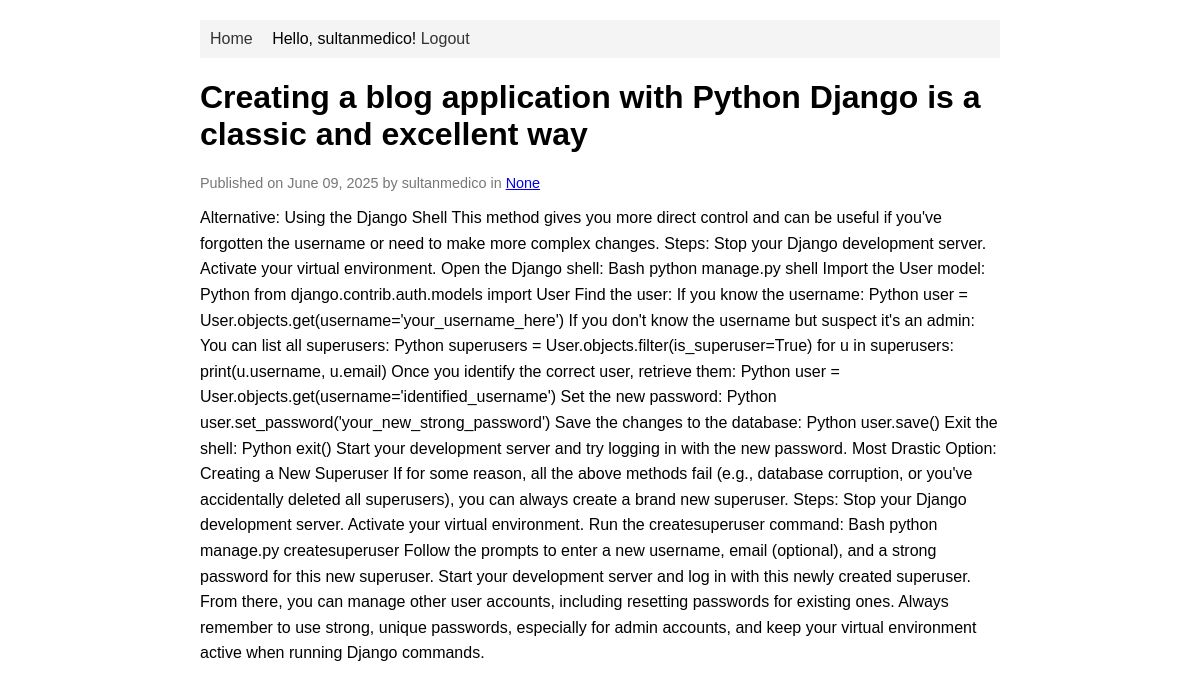
/creating-a-blog-application-with-python-django-is-a-classic-and-excellent-way/ (signed in), run on the app's committed database.
### blog/models.py (models this page shows, shortened)
class Post(models.Model):
    STATUS_CHOICES = (
        (0, "Draft"),
        (1, "Published"),
    )
    title = models.CharField(max_length=255, unique=True)
    slug = models.SlugField(max_length=255, unique=True) # For SEO-friendly URLs
    author = models.ForeignKey(User, on_delete=models.CASCADE, related_name='blog_posts')
    content = models.TextField()
    category = models.ForeignKey(Category, on_delete=models.SET_NULL, null=True, blank=True, related_name='posts')
    created_on = models.DateTimeField(auto_now_add=True)
    updated_on = models.DateTimeField(auto_now=True)
    status = models.IntegerField(choices=STATUS_CHOICES, default=0)
    class Meta:
        ordering = ['-created_on'] # Order posts by creation date, newest first

### blog/views.py (the view)
# urls.py: path('<slug:slug>/', views.PostDetail.as_view(), name='post_detail'),
class PostDetail(generic.DetailView):
    model = Post
    template_name = 'blog/post_detail.html'

### blog/templates/blog/post_detail.html (shortened to what this page needs)
{% extends 'blog/base.html' %}
{% block content %}
    <h1>{{ post.title }}</h1>
    <p class="post-meta">Published on {{ post.created_on|date:"F d, Y" }} by {{ post.author }} in <a href="{% url 'blog:category_posts' post.category.name %}">{{ post.category }}</a></p>
    <div class="post-content">
        {{ post.content|safe }}
    </div>
{% endblock %}

### blog/templates/blog/base.html (shortened to what this page needs)
<!DOCTYPE html>
<html lang="en">
<head>
</head>
<body>
    <div class="container">
        <nav>
            <a href="{% url 'blog:home' %}">Home</a>
            {% if user.is_authenticated %}
                <span>Hello, {{ user.username }}!</span>
                <a href="{% url 'admin:logout' %}">Logout</a>
            {% else %}
                <a href="{% url 'admin:login' %}">Login</a>
            {% endif %}
        </nav>
        {% block content %}
        {% endblock %}
    </div>
</body>
</html>

### blog/templates/blog/base.html (style rules this page uses)
body { font-family: Arial, sans-serif; margin: 20px; }
.container { max-width: 800px; margin: auto; }
nav { background-color: #f4f4f4; padding: 10px; margin-bottom: 20px; }
nav a { margin-right: 15px; text-decoration: none; color: #333; }
.post-meta { font-size: 0.9em; color: #777; }
.post-content { line-height: 1.6; }

### data on the page
Post: title "Creating a blog application with Python Django is a classic and excellent way", created_on "June 09, 2025", author "sultanmedico", category "None", content "Alternative: Using the Django Shell This method gives you more direct control and can be useful if you've forgotten the username or need to make more complex changes. Steps: Stop your Django development server. Activate your virtual environment. Open the Django shell: Bash python manage.py shell Import the User model: Python from django.contrib.auth.models import User Find the user: If you know the username: Python user = User.objects.get(username='your_username_here') If you don't know the username but suspect it's an admin: You can list all superusers: Python superusers = User.objects.filter(is_superuser=True) for u in superusers: print(u.username, u.email) Once you identify the correct…"

### other printed values
{{ user.username }} "sultanmedico"
